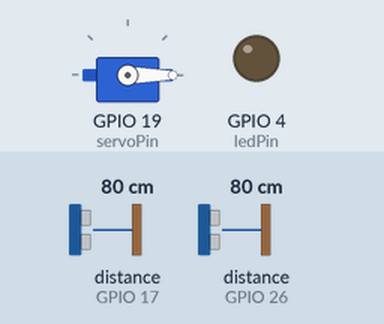
This sketch was run on a simulated ESP32. On the bench: servo, output pins drawn as LEDs (lit = HIGH). Wiring (inferred from the names in the program): 2 × ultrasonic range finder: trigger GPIO 16, echo GPIO 17 / trigger GPIO 25, echo GPIO 26. The inputs (shaded band) are chosen by the test bench; at power-on: distance to the obstacle (sensors on GPIO 26, GPIO 17) 80 cm. The echo pulse lasts 58.3 µs per cm; WiFi joins after 1.5 s; servers stay silent unless stated; uploads are accepted with an empty reply; pins used as bus, display or sensor lines are not drawn; what the sketch prints to the serial monitor is not drawn.

Above: at 2.7 s.
2.8 s: distance to the obstacle (sensor on GPIO 26) set to 6 cm
5.5 s: distance to the obstacle (sensor on GPIO 26) set to 3 cm
At 6.3 s:
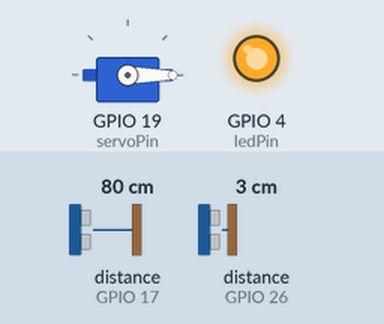
10.9 s: distance to the obstacle (sensor on GPIO 26) set to 9 cm
At 11.7 s:
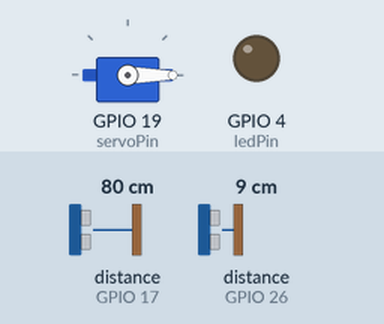
13.6 s: distance to the obstacle (sensor on GPIO 26) set to 2 cm
At 14.3 s:
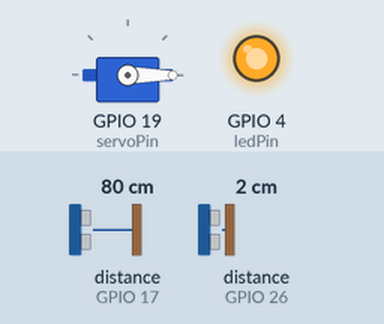
Timing chart, 0 to 19.0 s (numbered marks = the images above; inputs shaded):
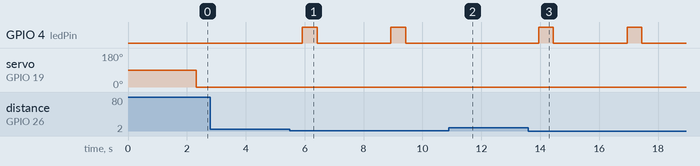

Measured:
- the behaviour switches between 5 and 4 cm on distance to the obstacle (sensor on GPIO 26) (found by bisection; images 0 and 1)
- after the input at 2.8 s, every drawn part: stays the same
- after the input at 5.5 s, GPIO 4 (ledPin): alternates HIGH for 0.50 s and LOW for 2.5 s, starting after 0.43 s
- after the input at 10.9 s, GPIO 4 (ledPin): stays LOW (without the input it goes to HIGH after 1.0 s)
- after the input at 13.6 s, GPIO 4 (ledPin): alternates HIGH for 0.50 s and LOW for 2.5 s, starting after 0.34 s

The sketch:

thungracarduino.ino
```cpp
#include <ESP32Servo.h>

#define trigPin 25
#define echoPin 26
#define smokeA0 35
#define smokeD0 34
#define ledPin 4
#define trigPin2 16
#define echoPin2 17
const int servoPin = 19;
// Khai báo đối tượng Servo
Servo myServo;

// Biến thời gian cho việc đặt lại servo
unsigned long resetTime = 0;
const unsigned long resetInterval = 2000;  // Thời gian chờ trước khi đặt lại servo (2 giây)

#include "WiFi.h"
#include "HTTPClient.h"
#define DISTANCE_MIN 0
#define DISTANCE_MAX 21

const char* ssid = "anhhiep";
const char* pass = "12345687";
const char* host = "192.168.137.246";
void setup() {
  Serial.begin(115200);
  //Khai báo cho các chân
  pinMode(trigPin, OUTPUT);
  pinMode(echoPin, INPUT);
  pinMode(trigPin2, OUTPUT);
  pinMode(echoPin2, INPUT);
  pinMode(smokeA0, INPUT);
  pinMode(smokeD0, INPUT);
  pinMode(ledPin, OUTPUT);
  myServo.attach(servoPin);
  // Kết nối wifi
  WiFi.begin(ssid, pass);
  Serial.println("Conecting.....");
  while (WiFi.status() != WL_CONNECTED) {
    Serial.print(".");
    delay(500);
  }
  Serial.println("Connected!");
}

void loop() {
  //Kết nối với port server
  WiFiClient client;
  const int httpPort = 80;
  if (!client.connect(host, httpPort)) {
    Serial.println("Connection Fail");
    return;
  }
  long duration, distance;
  int a = 0;
  // Generate pulse to trigger the sensor
  digitalWrite(trigPin, LOW);
  delayMicroseconds(2);
  digitalWrite(trigPin, HIGH);
  delayMicroseconds(10);
  digitalWrite(trigPin, LOW);
  // Đo thời lượng xung từ chân echo
  duration = pulseIn(echoPin, HIGH);

  // Tính khoảng cách bằng cm
  distance = (duration * 0.0343) / 2;
  distance = constrain(distance, DISTANCE_MIN, DISTANCE_MAX);
  //In khoảng cách
  Serial.print("Distance: ");
  Serial.print(distance);
  Serial.println(" cm");
  //siêu âm 2
  digitalWrite(trigPin2, LOW);
  delayMicroseconds(2);
  digitalWrite(trigPin2, HIGH);
  delayMicroseconds(10);
  digitalWrite(trigPin2, LOW);
  long duration2 = pulseIn(echoPin2, HIGH);

  // Chuyển đổi thời gian thành khoảng cách
  float distance2 = duration2 * 0.034 / 2;

  // In ra kết quả
  Serial.print("Khoang cach2: ");
  Serial.println(distance2);


  String linkGas;
  HTTPClient httpGas;
  linkGas = "http://" + String(host) + "/thungracthongminh/readgas.php";
  httpGas.begin(linkGas);
  httpGas.GET();
  String responseGas = httpGas.getString();
  Serial.println(responseGas);
  int smokeDigitalValue;
  if(responseGas=="1"){
  int smokeAnalogValue = analogRead(smokeA0);
  smokeDigitalValue = digitalRead(smokeD0);

  Serial.print("Analog Value: ");
  Serial.println(smokeAnalogValue);

  Serial.print("Digital Value: ");
  Serial.println(smokeDigitalValue);
  }
  else{
    smokeDigitalValue=2;
  }
    // nháy đèn khi khoảng cách nhỏ hơn 5 để thông báo thùng rác đầy và smokeDigitalValue=0 để thông báo cháy
  if (distance < 5 || smokeDigitalValue==0) {
    digitalWrite(ledPin, HIGH);  // Turn on the LED
    delay(500);                  // Delay for 0.5 seconds
    digitalWrite(ledPin, LOW);   // Turn off the LED
    delay(500);                  // Delay for 0.5 seconds
  }
  String linkSieuam2;
  HTTPClient httpSieuam2;
  linkSieuam2 = "http://" + String(host) + "/thungracthongminh/readsieuam2.php";
  httpSieuam2.begin(linkSieuam2);
  httpSieuam2.GET();
  String responseSieuam2 = httpSieuam2.getString();
  Serial.println(responseSieuam2);
  String linkServo;
  HTTPClient httpServo;
  linkServo = "http://" + String(host) + "/thungracthongminh/readservo.php";
  httpServo.begin(linkServo);
  httpServo.GET();
  String responseServo = httpServo.getString();
  Serial.println(responseServo);
  // Kiểm tra nếu khoảng cách < 10cm, mở servo ở góc 90 độ
  if (distance2 < 10 && responseSieuam2=="1") {
    myServo.write(90);  // Mở servo ở góc 90 độ
    delay(2000);
  } else if (responseServo == "1") {
    myServo.write(90);
  } else {
    myServo.write(0);
  }

  httpServo.end();


  String link;
  HTTPClient http;
  link = "http://" + String(host) + "/thungracthongminh/sensordata.php?distance=" + String(distance) + "&gas=" + String(smokeDigitalValue);
  http.begin(link);
  http.GET();
  String respon = http.getString();
  Serial.println(respon);
  http.end();
  delay(1000);  // Delay for 1 second before the next measurement
}
```
